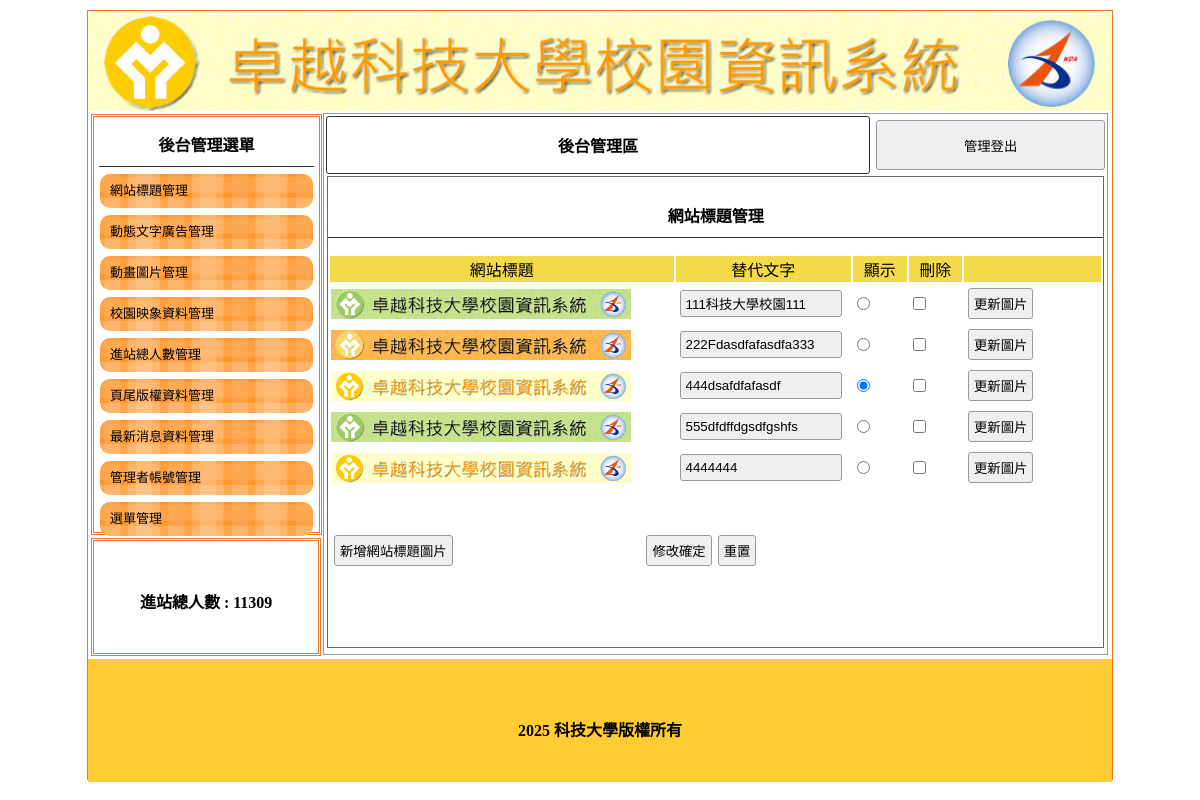
The page /back.php on the database its author committed.
### tables this page shows
CREATE TABLE `title` (
  `id` int(10) UNSIGNED NOT NULL,
  `img` text NOT NULL,
  `text` text NOT NULL,
  `sh` int(1) NOT NULL
);

CREATE TABLE `total` (
  `id` int(10) UNSIGNED NOT NULL,
  `total` int(10) UNSIGNED NOT NULL
);

CREATE TABLE `bottom` (
  `id` int(10) UNSIGNED NOT NULL,
  `bottom` text NOT NULL
);

### api/db.php (called while the page is built, shortened)
<?php
Class DB{
    private $dsn="mysql:host=localhost;dbname=db01;charset=utf8";
    private $table;
    private $pdo;
    public function __construct($table){
        $this->table=$table;
        $this->pdo=new PDO($this->dsn,'root','');
    }
    public function all(...$arg){
        $sql="select * from `$this->table` ";
        return $this->pdo->query($sql)->fetchAll(PDO::FETCH_ASSOC);
    }
    function find($id){
        $sql="select * from `$this->table` ";
                if(is_array($id)){
                    $tmp=$this->arrayToSql($id);
                    $sql .= " where " . implode(" && ",$tmp);
                }else{
                    $sql .= " where `id`='$id' ";
                }
        return $this->pdo->query($sql)->fetch(PDO::FETCH_ASSOC);
    }
    private function arrayToSql($array){
        $tmp=[];
        foreach($array as $key => $value){
            $tmp[]="`$key`='$value'";
        }
        return $tmp;
    }
}
$Title=new DB('title');
$Total=new DB('total');
$Bottom=new DB('bottom');
?>

### back/title.php (the view)
<div style="width:99%; height:87%; margin:auto; overflow:auto; border:#666 1px solid;">
    <p class="t cent botli">網站標題管理</p>
    <form method="post" action="./api/edit.php?table=<?=$do;?>">
        <table width="100%">
            <tbody>
                <tr class="yel">
                    <td width="45%">網站標題</td>
                    <td width="23%">替代文字</td>
                    <td width="7%">顯示</td>
                    <td width="7%">刪除</td>
                    <td></td>
                </tr>
                <?php
                 $rows=$Title->all();
                 foreach($rows as $row):
                ?>
                <tr>
                    <td width="45%">
                         <img src="/upload/<?=$row['img'];?>" style="width:300px;height:30px;">
                    </td>
                    <td width="23%">
                        <input type="text" name='text[<?=$row['id'];?>]' value="<?=$row['text'];?>">
                    </td>
                    <td width="7%">
                         <input type="radio" name="sh" value="<?=$row['id'];?>" <?=($row['sh']==1)?"checked":"";?>>
                    </td>
                    <td width="7%">
                         <input type="checkbox" name="del[]" value="<?=$row['id'];?>">
                    </td>
                    <td>
                        <input type="button" value="更新圖片"
                             onclick="op('#cover','#cvr','./modal/update.php?table=<?=$do;?>&id=<?=$row['id'];?>')">
                    </td>
                </tr>
                <?php
                    endforeach;
                ?>
            </tbody>
        </table>
       <table style="margin-top:40px; width:70%;">
            <tbody>
             <tr>
                <td width="200px">
                    <input type="button"
                        onclick="op('#cover','#cvr','./modal/<?=$do;?>.php?table=<?=$do;?>')"
                        value="新增網站標題圖片">
                </td>
                <td class="cent"><input type="submit" value="修改確定"><input type="reset" value="重置">
                </td>
             </tr>
            </tbody>
        </table>
    </form>
</div>

### back.php (shortened to what this page needs)
<?php
include_once "./api/db.php";
?>
<!DOCTYPE html
    PUBLIC "-//W3C//DTD XHTML 1.0 Transitional//EN" "http://www.w3.org/TR/xhtml1/DTD/xhtml1-transitional.dtd">
<html xmlns="http://www.w3.org/1999/xhtml">
<head>
    <?php include "head.php";?>
</head>
<body>
    <div id="main">
		<?php
            $title=$Title->find(['sh'=>1]);
        ?>
       <a title="<?=$title['text'];?>" href="index.php">
            <div class="ti" style="background:url('upload/<?=$title['img'];?>'); background-size:cover;"></div>
        </a>
        <div id="ms">
            <div id="lf" style="float:left;">
                <div id="menuput" class="dbor">
                    <span class="t botli">後台管理選單</span>
                    <a style="color:#000; font-size:13px; text-decoration:none;"
                        href="?do=title">
                        <div class="mainmu">
                            網站標題管理 </div>
                    </a>
                    <a style="color:#000; font-size:13px; text-decoration:none;" href="?do=ad">
                        <div class="mainmu">
                            動態文字廣告管理 </div>
                    </a>
                    <a style="color:#000; font-size:13px; text-decoration:none;" href="?do=mvim">
                        <div class="mainmu">
                            動畫圖片管理 </div>
                    </a>
                    <a style="color:#000; font-size:13px; text-decoration:none;" href="?do=image">
                        <div class="mainmu">
                            校園映象資料管理 </div>
                    </a>
                    <a style="color:#000; font-size:13px; text-decoration:none;" href="?do=total">
                        <div class="mainmu">
                            進站總人數管理 </div>
                    </a>
                    <a style="color:#000; font-size:13px; text-decoration:none;" href="?do=bottom">
                        <div class="mainmu">
                            頁尾版權資料管理 </div>
                    </a>
                    <a style="color:#000; font-size:13px; text-decoration:none;" href="?do=news">
                        <div class="mainmu">
                            最新消息資料管理 </div>
                    </a>
                    <a style="color:#000; font-size:13px; text-decoration:none;" href="?do=admin">
                        <div class="mainmu">
                            管理者帳號管理 </div>
                    </a>
                    <a style="color:#000; font-size:13px; text-decoration:none;" href="?do=menu">
                        <div class="mainmu">
                            選單管理 </div>
                    </a>
                </div>
                <div class="dbor" style="margin:3px; width:95%; height:20%; line-height:100px;">
                    <span class="t">進站總人數 :
                     <?php
                        $total=$Total->find(1);
                        echo $total['total'];
                    ?>
                    </span>
                </div>
            </div>
            <div class="di"
                style="height:540px; border:#999 1px solid; width:76.5%; margin:2px 0px 0px 0px; float:left; position:relative; left:20px;">
                <table width="100%">
                    <tbody>
                        <tr>
                            <td style="width:70%;font-weight:800; border:#333 1px solid; border-radius:3px;"
                                class="cent"><a href="?do=admin" style="color:#000; text-decoration:none;">後台管理區</a>
                            </td>
                            <td><button onclick="document.cookie=&#39;user=&#39;;location.replace(&#39;?&#39;)"
                                    style="width:99%; margin-right:2px; height:50px;">管理登出</button></td>
                        </tr>
                    </tbody>
                </table>
                <?php
					$do=$_GET['do']??"title";
					$file="./back/".$do.".php";
					if(file_exists($file)){
						include $file;
					}else{
						include "./back/title.php";
					}
                ?>
            </div>
        </div>
        <div
            style="width:1024px; left:0px; position:relative; background:#FC3; margin-top:4px; height:123px; display:block;">
            <span class="t" style="line-height:123px;">
              <?php
                    $bottom=$Bottom->find(1);
                    echo $bottom['bottom'];
                ?>
            </span>
        </div>
    </div>
</body>
</html>

### css/web_01.css (style rules this page uses)
body { padding:0px; margin:0px; }
#main { width:1024px; height:768px; margin:10px auto 10px auto; border:#EE7728 1px solid; position:relative; }
.ti { width:100%; height:100px; position:relative; background-size:cover; background-repeat:no-repeat; }
.dbor { border:#EE7728 double 3px; margin:1px; padding:2px 10px 2px 10px; }
.t { font-weight:800; display:block; text-align:center; padding:10px 1px 10px 1px; }
.botli { border-bottom:#333 1px solid; }
.mainmu { position:relative; border-radius:10px; background:url(../icon/menu.fw.png) center no-repeat; background-size:cover; line-height:30px; padding:2px 10px 2px 10px; margin:7px 1px 7px 1px; }
#lf { height:540px; width:21%; display:inline-block; }
#menuput { width:100%; height:75%; position:relative; padding:5px; display:block; margin: 3px; }
.di { display:inline-block; }
.cent { text-align:center; }
input,button { border:#999 1px solid; border-radius:3px; background:#EFEFEF; padding:5px; margin:3px; }
input[type=text],input[type=password] { width:150px; }
.yel td { background:#F3DA49; text-align:center; }

### rows shown on the page
title: img (picture), text "444dsafdfafasdf", sh "☑"
total: total "11309"
title: img (picture), text "111科技大學校園111"
title: img (picture), text "222Fdasdfafasdfa333"
title: img (picture), text "555dfdffdgsdfgshfs"
title: img (picture), text "4444444"
bottom: bottom "2025 科技大學版權所有"
